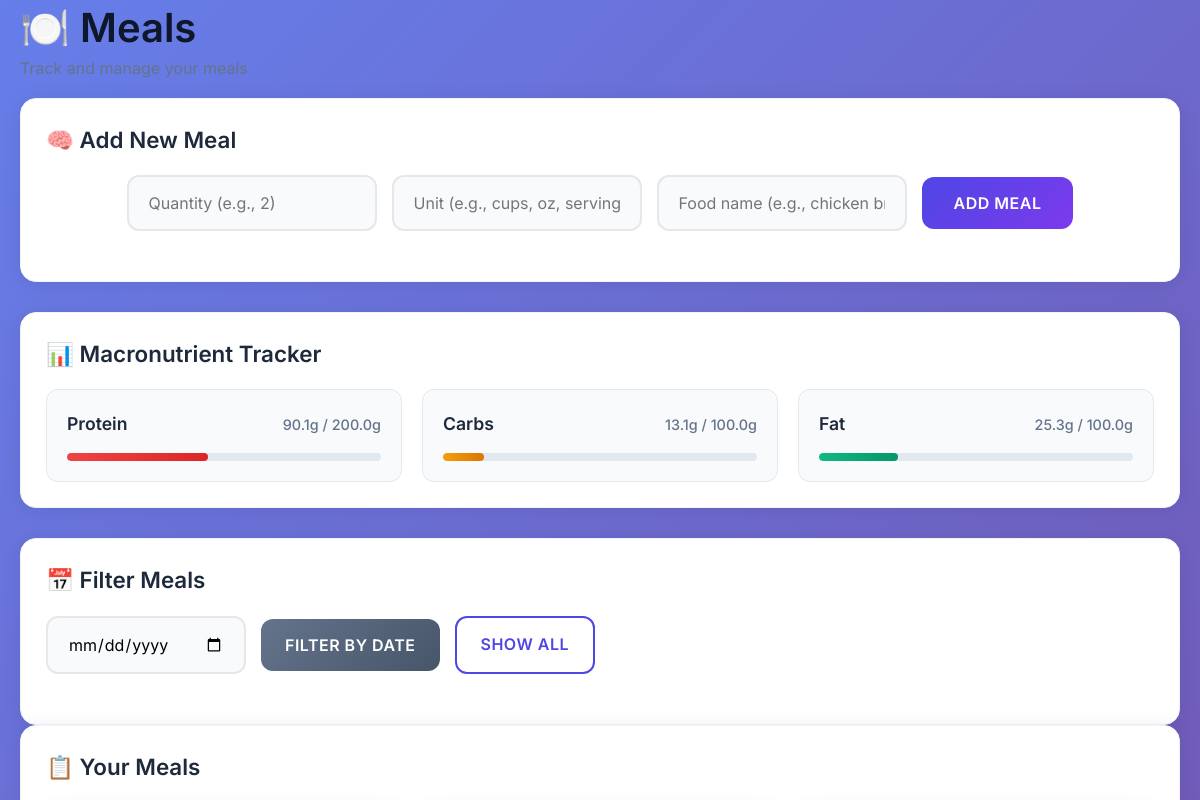
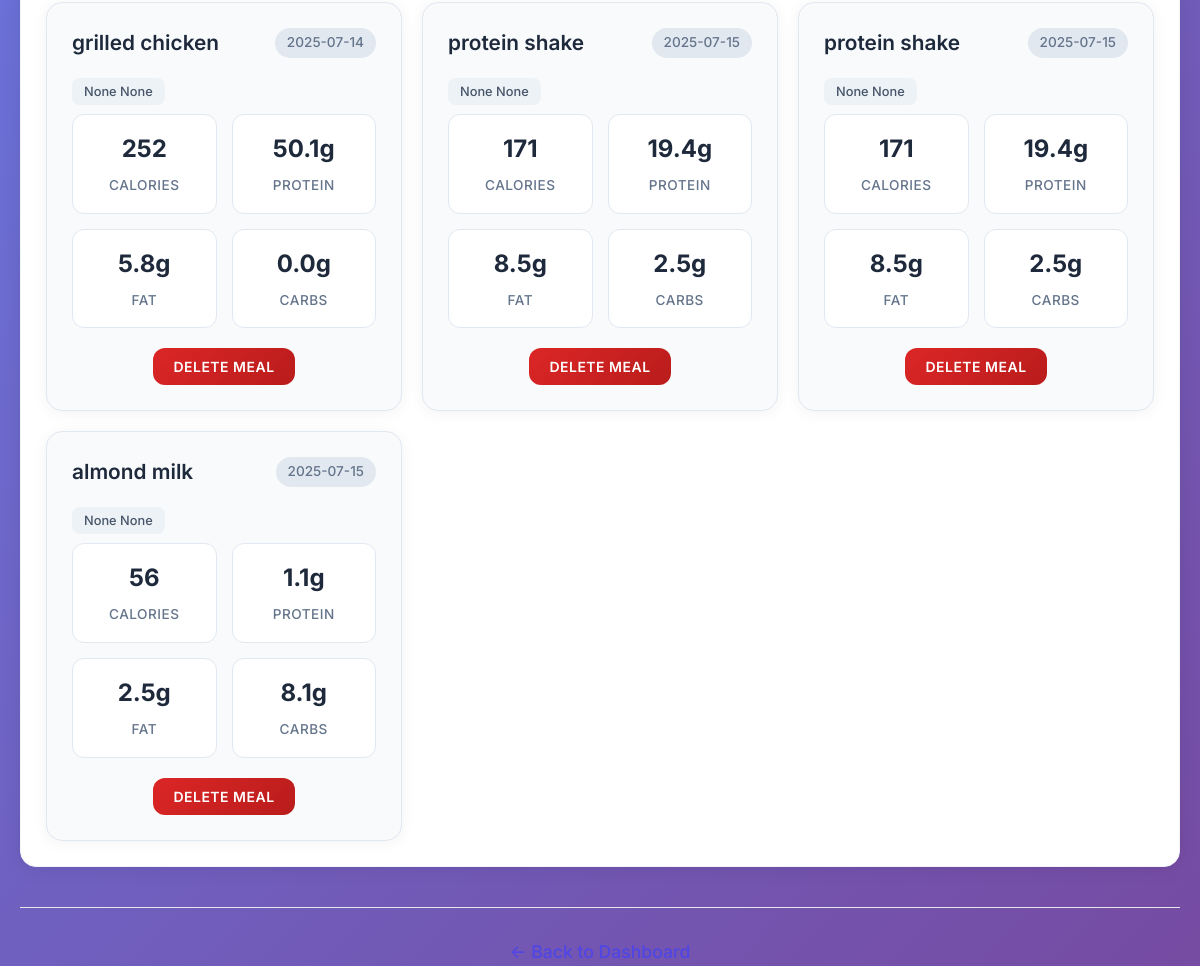
The page /meals (signed in) on the database its author committed (2 pictures, top to bottom).
### tables this page shows
CREATE TABLE goals (
            id INTEGER PRIMARY KEY AUTOINCREMENT,
            user_id INTEGER,
            weight_goal REAL,
            calorie_goal INTEGER, protein_goal REAL, carbs_goal REAL, fat_goal REAL,
            FOREIGN KEY (user_id) REFERENCES users(id)
        );

CREATE TABLE meals (
            id INTEGER PRIMARY KEY AUTOINCREMENT,
            user_id INTEGER,
            meal_name TEXT,
            calories REAL,
            protein REAL,
            fat REAL,
            carbs REAL,
            date TEXT, quantity REAL, unit TEXT, meal_session_id TEXT,
            FOREIGN KEY (user_id) REFERENCES users(id)
        );

### cedhealth_app.py (the view, shortened to what this page needs)
@app.route('/meals', methods=['GET', 'POST'])
def meals():
    if 'user_id' not in session:
        return redirect(url_for('login'))
    nutrition_data = None
    error_message = None
    date_filter = request.args.get('date')
    user_id = session['user_id']
    conn = sqlite3.connect('cedhealth.db')
    c = conn.cursor()
    if date_filter:
        c.execute('SELECT * FROM meals WHERE user_id = ? AND date = ?',
                  (user_id, date_filter))
    else:
        c.execute('SELECT * FROM meals WHERE user_id = ?', (user_id, ))
    meals_by_user = c.fetchall()
    if date_filter:
        c.execute('SELECT SUM(protein), SUM(carbs), SUM(fat) FROM meals WHERE user_id = ? AND date = ?',
                  (user_id, date_filter))
    else:
        c.execute('SELECT SUM(protein), SUM(carbs), SUM(fat) FROM meals WHERE user_id = ?', (user_id, ))
    macro_totals = c.fetchone()
    c.execute('SELECT protein_goal, carbs_goal, fat_goal FROM goals WHERE user_id = ?', (user_id,))
    macro_goals = c.fetchone()
    conn.close()
    return render_template('meals.html',
                           meals=meals_by_user,
                           selected_date=date_filter,
                           nutrition_data=nutrition_data,
                           error_message=error_message,
                           macro_totals=macro_totals,
                           macro_goals=macro_goals)

### templates/meals.html (shortened to what this page needs)
<!DOCTYPE html>
<html lang="en">
<head>
    <link rel="stylesheet" href="/static/style.css">
</head>
<body>
    <div class="container">
        <div class="header">
            <h1>🍽️ Meals</h1>
            <p>Track and manage your meals</p>
        </div>
        <div class="content">
            <div class="add-meal-section">
                <div class="section-card">
                    <h2>🧠 Add New Meal</h2>
                    <form method="POST" action="{{ url_for('meals') }}">
                        <div class="form-group">
                            <div class="input-wrapper">
                                <input type="number" name="quantity" placeholder="Quantity (e.g., 2)" step="0.1" min="0.1" required>
                            </div>
                            <div class="input-wrapper">
                                <input type="text" name="unit" placeholder="Unit (e.g., cups, oz, serving)" required>
                            </div>
                            <div class="input-wrapper">
                                <input type="text" name="food_name" placeholder="Food name (e.g., chicken breast)" required>
                            </div>
                            <button type="submit" name="action" value="add_meal" class="btn">Add Meal</button>
                        </div>
                    </form>
                </div>
            </div>
            <div class="macro-tracker-section">
                <div class="section-card">
                    <h2>📊 Macronutrient Tracker {% if selected_date %}for {{ selected_date }}{% endif %}</h2>
                    <div class="macro-grid">
                        <div class="macro-item">
                            <div class="macro-header">
                                <span class="macro-label">Protein</span>
                                <span class="macro-progress">
                                    {{ "%.1f"|format(macro_totals[0] or 0) }}g / {{ "%.1f"|format(macro_goals[0] or 0) }}g
                                </span>
                            </div>
                            <div class="progress-bar">
                                <div class="progress-fill protein-fill" style="width: {{ ((macro_totals[0] or 0) / (macro_goals[0] or 1) * 100) if macro_goals and macro_goals[0] else 0 }}%"></div>
                            </div>
                        </div>
                        <div class="macro-item">
                            <div class="macro-header">
                                <span class="macro-label">Carbs</span>
                                <span class="macro-progress">
                                    {{ "%.1f"|format(macro_totals[1] or 0) }}g / {{ "%.1f"|format(macro_goals[1] or 0) }}g
                                </span>
                            </div>
                            <div class="progress-bar">
                                <div class="progress-fill carbs-fill" style="width: {{ ((macro_totals[1] or 0) / (macro_goals[1] or 1) * 100) if macro_goals and macro_goals[1] else 0 }}%"></div>
                            </div>
                        </div>
                        <div class="macro-item">
                            <div class="macro-header">
                                <span class="macro-label">Fat</span>
                                <span class="macro-progress">
                                    {{ "%.1f"|format(macro_totals[2] or 0) }}g / {{ "%.1f"|format(macro_goals[2] or 0) }}g
                                </span>
                            </div>
                            <div class="progress-bar">
                                <div class="progress-fill fat-fill" style="width: {{ ((macro_totals[2] or 0) / (macro_goals[2] or 1) * 100) if macro_goals and macro_goals[2] else 0 }}%"></div>
                            </div>
                        </div>
                    </div>
                </div>
            </div>
                <div class="section-card">
                    <h2>📅 Filter Meals</h2>
                    <form method="GET" class="filter-form">
                        <div class="form-group">
                            <div class="input-wrapper">
                                <input type="date" id="date" name="date" value="{{ selected_date or '' }}">
                            </div>
                            <button type="submit" class="btn btn-secondary">Filter by Date</button>
                            <a href="{{ url_for('meals') }}" class="btn btn-outline">Show All</a>
                        </div>
                    </form>
                </div>
            </div>
            <div class="meals-section">
                <div class="section-card">
                    <h2>📋 Your Meals {% if selected_date %}for {{ selected_date }}{% endif %}</h2>
                    {% if meals %}
                        <div class="meals-grid">
                            {% for meal in meals %}
                                <div class="meal-card">
                                    <div class="meal-header">
                                        <h3>{{ meal[2] }}</h3>
                                        <span class="meal-date">{{ meal[7] }}</span>
                                    </div>
                                    <div class="meal-measurement">
                                        <span class="measurement-badge">{{ meal[8] }} {{ meal[9] }}</span>
                                    </div>
                                    <div class="meal-nutrition">
                                        <div class="nutrition-item">
                                            <span class="value">{{ "%.0f"|format(meal[3]) }}</span>
                                            <span class="label">Calories</span>
                                        </div>
                                        <div class="nutrition-item">
                                            <span class="value">{{ "%.1f"|format(meal[4]) }}g</span>
                                            <span class="label">Protein</span>
                                        </div>
                                        <div class="nutrition-item">
                                            <span class="value">{{ "%.1f"|format(meal[5]) }}g</span>
                                            <span class="label">Fat</span>
                                        </div>
                                        <div class="nutrition-item">
                                            <span class="value">{{ "%.1f"|format(meal[6]) }}g</span>
                                            <span class="label">Carbs</span>
                                        </div>
                                    </div>
                                    <form method="POST" action="{{ url_for('delete_meal', meal_id=meal[0]) }}" class="delete-form">
                                        <button type="submit" class="btn btn-danger" onclick="return confirm('Delete this meal?')">
                                            Delete Meal
                                        </button>
                                    </form>
                                </div>
                            {% endfor %}
                        </div>
                    {% else %}
                        <div class="empty-state">
                            <div class="empty-icon">🍽️</div>
                            <h3>No meals found</h3>
                            <p>{% if selected_date %}No meals logged for {{ selected_date }}{% else %}You haven't logged any meals yet{% endif %}</p>
                        </div>
                    {% endif %}
                </div>
            </div>
            <div class="back-link">
                <a href="/dashboard">← Back to Dashboard</a>
            </div>
        </div>
</body>
</html>

### static/style.css (style rules this page uses)
* { margin: 0; padding: 0; box-sizing: border-box; }
:root { --primary-gradient: linear-gradient(135deg, #4f46e5 0%, #7c3aed 100%); --background-gradient: linear-gradient(135deg, #667eea 0%, #764ba2 100%); --surface: rgba(255, 255, 255, 0.95); --primary-color: #4f46e5; --secondary-color: #7c3aed; --success-color: #10b981; --warning-color: #f59e0b; --error-color: #dc2626; --text-primary: #0f172a; --text-secondary: #64748b; --border-light: #e5e7eb; --surface-light: #f9fafb; --shadow-sm: 0 2px 10px rgba(0, 0, 0, 0.05); --shadow-md: 0 10px 25px rgba(79, 70, 229, 0.3); --shadow-lg: 0 20px 60px rgba(0, 0, 0, 0.1); }
body { font-family: 'Inter', -apple-system, BlinkMacSystemFont, 'Segoe UI', Roboto, sans-serif; line-height: 1.6; color: var(--text-primary); background: var(--background-gradient); min-height: 100vh; }
h1, h2, h3, h4, h5, h6 { font-weight: 600; line-height: 1.4; color: var(--text-primary); }
h1 { font-size: 2.5rem; }
h2 { font-size: 2rem; }
h3 { font-size: 1.5rem; }
p { margin-bottom: 1rem; color: var(--text-secondary); }
.container { max-width: 1200px; margin: 0 auto; padding: 0 20px; }
.form-group { margin-bottom: 25px; }
input[type="text"], input[type="email"], input[type="password"], input[type="number"], input[type="date"], select, textarea { width: 100%; padding: 16px 20px; font-size: 16px; border: 2px solid var(--border-light); border-radius: 12px; background: var(--surface-light); transition: all 0.3s ease; font-family: inherit; }
.btn { display: inline-block; padding: 16px 32px; font-size: 16px; font-weight: 600; text-align: center; text-decoration: none; border: none; border-radius: 12px; cursor: pointer; transition: all 0.3s ease; text-transform: uppercase; letter-spacing: 0.5px; font-family: inherit; min-width: 120px; }
.btn-secondary { background: white; color: var(--primary-color); border: 2px solid var(--primary-color); }
.btn-danger { background: var(--error-color); color: white; }
a { color: var(--primary-color); text-decoration: none; font-weight: 500; transition: color 0.3s ease; }

### rows shown on the page
goals: protein_goal "200.0", carbs_goal "100.0", fat_goal "100.0"
meals: meal_name "grilled chicken", date "2025-07-14", meal "None", calories "252", protein "50.1", fat "5.8", carbs "0.0"
meals: meal_name "protein shake", date "2025-07-15", meal "None", calories "171", protein "19.4", fat "8.5", carbs "2.5"
meals: meal_name "protein shake", date "2025-07-15", meal "None", calories "171", protein "19.4", fat "8.5", carbs "2.5"
meals: meal_name "almond milk", date "2025-07-15", meal "None", calories "56", protein "1.1", fat "2.5", carbs "8.1"

### other values the page prints
{{ "%.1f"|format(macro_totals[0] or 0) }} "90.1"
{{ "%.1f"|format(macro_totals[1] or 0) }} "13.1"
{{ "%.1f"|format(macro_totals[2] or 0) }} "25.3"
